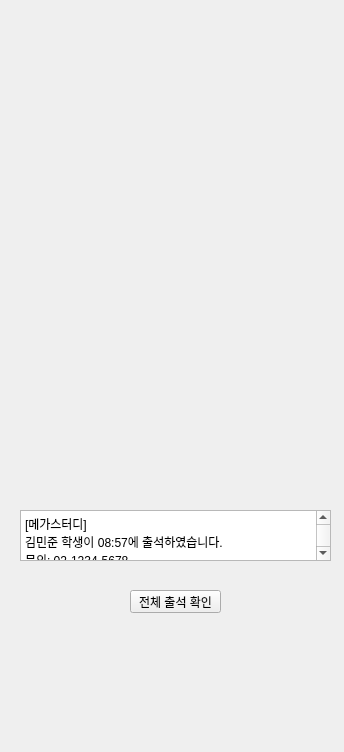
<?xml version="1.0" encoding="UTF-8"?>
<ui version="4.0">
 <class>Form</class>
 <widget class="QWidget" name="Form">
  <property name="geometry">
   <rect>
    <x>0</x>
    <y>0</y>
    <width>344</width>
    <height>752</height>
   </rect>
  </property>
  <property name="windowTitle">
   <string>Form</string>
  </property>
  <widget class="QTextBrowser" name="textBrowser_6">
   <property name="geometry">
    <rect>
     <x>20</x>
     <y>510</y>
     <width>311</width>
     <height>51</height>
    </rect>
   </property>
   <property name="html">
    <string>&lt;!DOCTYPE HTML PUBLIC &quot;-//W3C//DTD HTML 4.0//EN&quot; &quot;http://www.w3.org/TR/REC-html40/strict.dtd&quot;&gt;
&lt;html&gt;&lt;head&gt;&lt;meta name=&quot;qrichtext&quot; content=&quot;1&quot; /&gt;&lt;style type=&quot;text/css&quot;&gt;
p, li { white-space: pre-wrap; }
&lt;/style&gt;&lt;/head&gt;&lt;body style=&quot; font-family:'Gulim'; font-size:9pt; font-weight:400; font-style:normal;&quot;&gt;
&lt;p style=&quot; margin-top:0px; margin-bottom:0px; margin-left:0px; margin-right:0px; -qt-block-indent:0; text-indent:0px;&quot;&gt;[메가스터디]&lt;/p&gt;
&lt;p style=&quot; margin-top:0px; margin-bottom:0px; margin-left:0px; margin-right:0px; -qt-block-indent:0; text-indent:0px;&quot;&gt;김민준 학생이 08:57에 출석하였습니다.&lt;/p&gt;
&lt;p style=&quot; margin-top:0px; margin-bottom:0px; margin-left:0px; margin-right:0px; -qt-block-indent:0; text-indent:0px;&quot;&gt;문의: 02-1234-5678&lt;/p&gt;&lt;/body&gt;&lt;/html&gt;</string>
   </property>
  </widget>
  <widget class="QPushButton" name="pushButton_2">
   <property name="geometry">
    <rect>
     <x>130</x>
     <y>590</y>
     <width>91</width>
     <height>23</height>
    </rect>
   </property>
   <property name="text">
    <string>전체 출석 확인</string>
   </property>
  </widget>
 </widget>
 <resources/>
 <connections/>
</ui>
